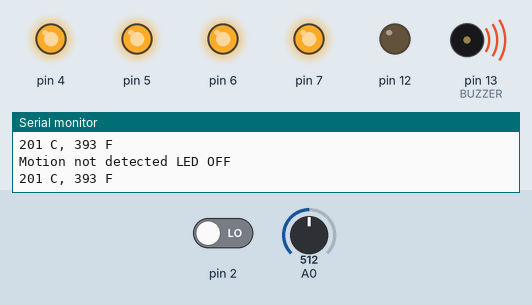
Bench run of a sketch on a simulated Arduino Uno, built with avr-gcc and run on an emulated ATmega328P. On the bench: output pins drawn as LEDs (lit = HIGH), buzzer (waves = sounding, pin HIGH), the last lines printed to the serial monitor. The test bench sets the inputs (shaded band); at power-on: pin 2 LOW, A0 = 512.

Above: at 2.8 s.
2.9 s: pin 2 driven HIGH
At 3.8 s:
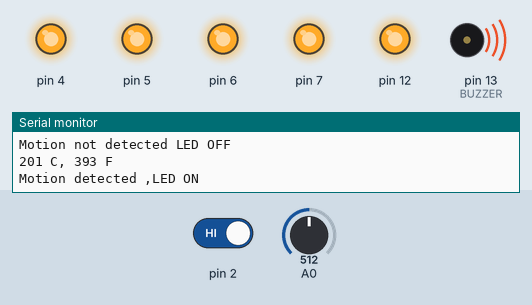
5.6 s: A0 set to 191
8.3 s: A0 set to 172
At 10.4 s:
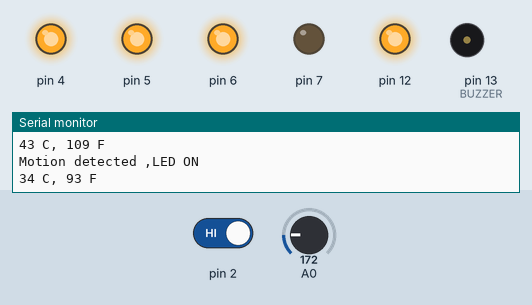
11.5 s: pin 2 driven LOW
At 13.9 s:
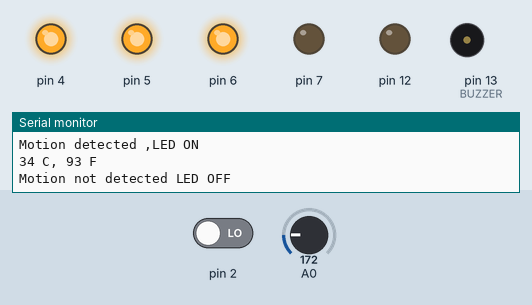
14.5 s: A0 set to 122
At 17.2 s:
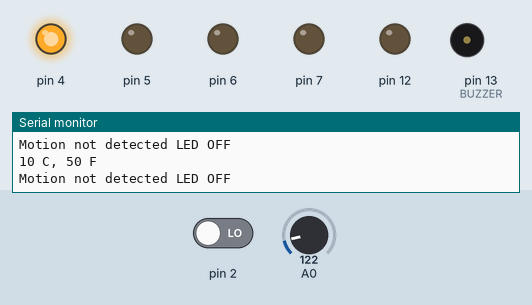
17.5 s: pin 2 driven HIGH
At 19.8 s:
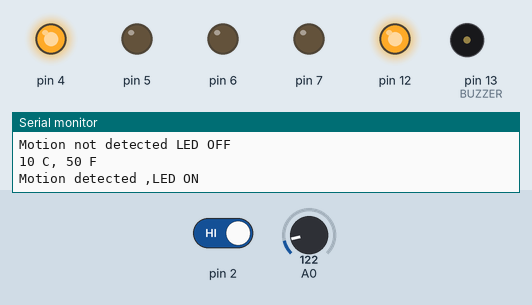
Timing chart, 0 to 21.3 s (numbered marks = the images above; inputs shaded):
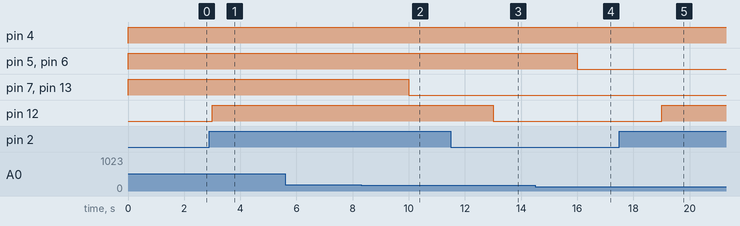

The sketch:

harinishree_temperature_sensor_and_pir_sensor1.ino
```cpp
int baselineTemp = 0;
int celsius = 0;
int fahrenheit = 0;
int BUZZER = 13;
int pirsensor = 0;

void setup()
{
  pinMode(A0, INPUT);
  Serial.begin(9600);

  pinMode(BUZZER,OUTPUT);
  pinMode(4, OUTPUT);
  pinMode(5, OUTPUT);
  pinMode(6, OUTPUT);
  pinMode(7, OUTPUT);
  pinMode(12, OUTPUT);
  Serial.begin(9600);

}

void loop()
{
  // set threshold temperature to activate LEDs
  baselineTemp = 10;
  // measure temperature in Celsius
  celsius = map(((analogRead(A0) - 20) * 3.04), 0, 1023, -40, 125);

  // convert to Fahrenheit
  fahrenheit = ((celsius * 9) / 5 + 32);
  Serial.print(celsius);
  Serial.print(" C, ");
  Serial.print(fahrenheit);
  Serial.println(" F");

   if (celsius < baselineTemp) {
    digitalWrite(4, LOW);
    digitalWrite(5, LOW);
    digitalWrite(6, LOW);
    digitalWrite(7, LOW);
    digitalWrite(BUZZER, LOW); // turn off Piezo Buzzer
  }
  if (celsius >= baselineTemp && celsius <= baselineTemp + 10) {
    digitalWrite(4, HIGH);
    digitalWrite(5, LOW);
    digitalWrite(6, LOW);
    digitalWrite(7, LOW);
    digitalWrite(BUZZER, LOW); // turn off Piezo Buzzer
  }
  if (celsius >= baselineTemp + 10 && celsius <= baselineTemp + 20) {
    digitalWrite(4, HIGH);
    digitalWrite(5, HIGH);
    digitalWrite(6, LOW);
    digitalWrite(7, LOW);
    digitalWrite(BUZZER, LOW); // turn off Piezo Buzzer
  }
  if (celsius >= baselineTemp + 20 && celsius <= baselineTemp + 30) {
    digitalWrite(4, HIGH);
    digitalWrite(5, HIGH);
    digitalWrite(6, HIGH);
    digitalWrite(7, LOW);
    digitalWrite(BUZZER, LOW); // turn off Piezo Buzzer
  }
  if (celsius >= baselineTemp + 30) {
    digitalWrite(4, HIGH);
    digitalWrite(5, HIGH);
    digitalWrite(6, HIGH);
    digitalWrite(7, HIGH);
    digitalWrite(BUZZER, HIGH); // turn on Piezo Buzzer
  }
  delay(1000); // Wait for 1000 millisecond(s)
  pirsensor = digitalRead(2);
  if (pirsensor == 1) {
    digitalWrite(12, HIGH);
    Serial.println("Motion detected ,LED ON");
  } else {
    digitalWrite(12, LOW);
    Serial.println("Motion not detected LED OFF");
  }

  delay(1000);
}
```

Measured:
- the behaviour switches between 184 and 183 on A0 (found by bisection; images 1 and 2)
- after the input at 2.9 s, pin 12: LOW → HIGH after 0.10 s
- after the input at 8.3 s, pin 7, pin 13 (BUZZER): HIGH → LOW after 1.7 s
- after the input at 11.5 s, pin 12: HIGH → LOW after 1.5 s
- after the input at 14.5 s, pin 5, pin 6: HIGH → LOW after 1.5 s
- after the input at 17.5 s, pin 12: LOW → HIGH after 1.5 s
